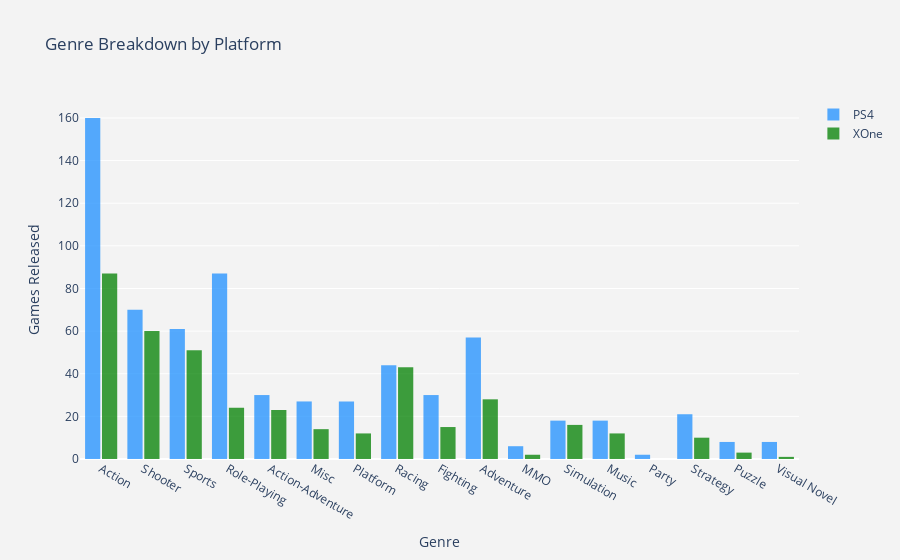

The code cell stored with this chart in its notebook:
### Code cell
#Genre Breakdown of Video Games released by Platform
xPS41=VGS[VGS.Platform=='PS4']
xXOne1=VGS[VGS.Platform=='XOne']
TP11 = go.Histogram(
    x=xPS41.Genre,
    opacity=0.75,
    name = "PS4",
    marker=dict(color='rgb(30,144,255)'))
TP22 = go.Histogram(
    x=xXOne1.Genre,
    opacity=0.75,
    name = "XOne",
    marker=dict(color='rgb(0,128,0)'))


data=[TP11, TP22]

layout = go.Layout(
    title='Genre Breakdown by Platform',
    xaxis=dict(
        title='Genre'
    ),
    yaxis=dict(
        title='Games Released'
    ),
    bargap=0.2,
    bargroupgap=0.1, paper_bgcolor='rgb(243, 243, 243)',
    plot_bgcolor="rgb(243, 243, 243)")
fig = go.Figure(data, layout=layout)
iplot(fig)

### Figure 1 — Plotly figure (JSON) as saved in the notebook; plotly's stock layout.template omitted (floating-point values rounded to 4 significant figures; data arrays with more than 128 entries replaced by an {"elided": "..."} marker saying what was removed)
{"data": [{"marker": {"color": "rgb(30,144,255)"}, "name": "PS4", "opacity": 0.75, "type": "histogram", "x": {"elided": "674 str values"}}, {"marker": {"color": "rgb(0,128,0)"}, "name": "XOne", "opacity": 0.75, "type": "histogram", "x": {"elided": "401 str values"}}], "layout": {"bargap": 0.2, "bargroupgap": 0.1, "paper_bgcolor": "rgb(243, 243, 243)", "plot_bgcolor": "rgb(243, 243, 243)", "title": {"text": "Genre Breakdown by Platform"}, "xaxis": {"title": {"text": "Genre"}}, "yaxis": {"title": {"text": "Games Released"}}}}
